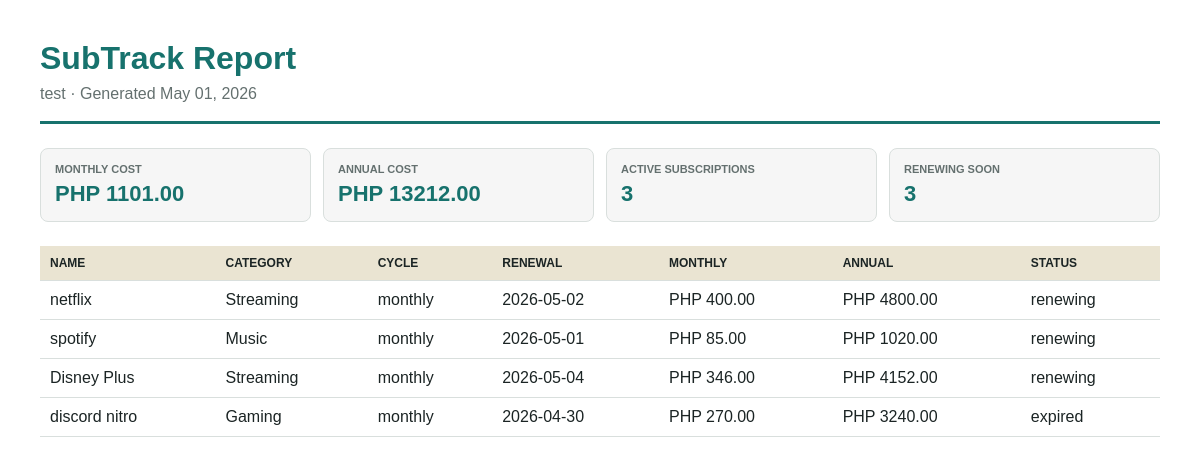
/reports/print (signed in), run on the app's committed database.
### tables this page shows
CREATE TABLE users (
            id TEXT PRIMARY KEY,
            name TEXT NOT NULL,
            email TEXT UNIQUE NOT NULL,
            passwordHash TEXT NOT NULL,
            currency TEXT DEFAULT 'PHP',
            remindSevenDays INTEGER DEFAULT 1,
            remindOneDay INTEGER DEFAULT 1,
            createdAt TEXT NOT NULL
        );

CREATE TABLE subscriptions (
            id TEXT PRIMARY KEY,
            userId TEXT NOT NULL,
            name TEXT NOT NULL,
            cost REAL NOT NULL,
            cycle TEXT NOT NULL,
            categoryId TEXT NOT NULL,
            renewalDate TEXT NOT NULL,
            notes TEXT,
            createdAt TEXT NOT NULL,
            FOREIGN KEY (userId) REFERENCES users(id) ON DELETE CASCADE
        );

### app.py (the view)
@app.get("/reports/print")
@require_login
def print_report():
    data = read_db()
    user = next(u for u in data["users"] if u["id"] == session["user_id"])
    dashboard_data = build_dashboard(data, user)
    subs = [serialize_subscription(s, data) for s in owned_subscriptions(data, user["id"])]
    currency = user.get("settings", default_settings()).get("currency", "PHP")
    return render_template(
        "report.html",
        user=user,
        subscriptions=subs,
        summary=dashboard_data,
        symbol=CURRENCY_SYMBOLS.get(currency, f"{currency} "),
        generated_at=datetime.now().strftime("%B %d, %Y"),
    )

### app.py (called while the page is built, shortened)
def today() -> date:
    return date.today()

def get_db_connection() -> sqlite3.Connection:
    conn = sqlite3.connect(str(DB_PATH))
    conn.row_factory = sqlite3.Row
    return conn

def migrate_from_json() -> None:
    if not LEGACY_JSON_PATH.exists():
        return

def ensure_files() -> None:
    DATA_DIR.mkdir(exist_ok=True)
    init_db()
    migrate_from_json()

def current_user() -> dict | None:
    user_id = session.get("user_id")
    if not user_id:
        return None
    return next((u for u in read_db()["users"] if u["id"] == user_id), None)

def default_settings() -> dict:
    return {
        "currency": "PHP",
        "remindSevenDays": True,
        "remindOneDay": True,
    }

def require_login(handler):
    @wraps(handler)
    def wrapper(*args, **kwargs):
        if not current_user():
            return jsonify({"error": "Please sign in first."}), 401
        return handler(*args, **kwargs)
    return wrapper

def owned_subscriptions(data: dict, user_id: str) -> list[dict]:
    return [s for s in data["subscriptions"] if s.get("userId") == user_id]

def parse_date(value: str) -> date | None:
    try:
        return datetime.strptime(value, "%Y-%m-%d").date()
    except (TypeError, ValueError):
        return None

def to_monthly(cost: float, cycle: str) -> float:
    if cycle == "weekly":
        return cost * 52 / 12
    if cycle == "yearly":
        return cost / 12
    return cost

def to_annual(cost: float, cycle: str) -> float:
    if cycle == "weekly":
        return cost * 52
    if cycle == "yearly":
        return cost
    return cost * 12

def days_until(renewal: str) -> int:
    parsed = parse_date(renewal)
    if not parsed:
        return 9999
    return (parsed - today()).days

def status_for(renewal: str) -> str:
    days = days_until(renewal)
    if days < 0:
        return "expired"
    if days <= 7:
        return "renewing"
    return "active"

def visible_categories(data: dict, user_id: str) -> list[dict]:
    custom = [
        category
        for category in data["categories"]
        if category.get("userId") == user_id and not is_default_category(category["id"])
    ]
    return DEFAULT_CATEGORIES + custom

def category_name(data: dict, category_id: str, user_id: str) -> str:
    category = next((c for c in visible_categories(data, user_id) if c["id"] == category_id), None)
    return category["name"] if category else "Other"

### templates/report.html (shortened to what this page needs)
<!doctype html>
<html lang="en">
<head>
  <link rel="stylesheet" href="{{ url_for('static', filename='css/report.css') }}">
</head>
<body>
  <header>
    <h1>SubTrack Report</h1>
    <p>{{ user.name }} · Generated {{ generated_at }}</p>
  </header>
  <section class="summary">
    <div><span>Monthly Cost</span><strong>{{ symbol }}{{ "%.2f"|format(summary.monthlyTotal) }}</strong></div>
    <div><span>Annual Cost</span><strong>{{ symbol }}{{ "%.2f"|format(summary.annualTotal) }}</strong></div>
    <div><span>Active Subscriptions</span><strong>{{ summary.activeCount }}</strong></div>
    <div><span>Renewing Soon</span><strong>{{ summary.renewingSoonCount }}</strong></div>
  </section>
  <table>
    <thead>
      <tr><th>Name</th><th>Category</th><th>Cycle</th><th>Renewal</th><th>Monthly</th><th>Annual</th><th>Status</th></tr>
    </thead>
    <tbody>
      {% for sub in subscriptions %}
      <tr>
        <td>{{ sub.name }}</td>
        <td>{{ sub.categoryName }}</td>
        <td>{{ sub.cycle }}</td>
        <td>{{ sub.renewalDate }}</td>
        <td>{{ symbol }}{{ "%.2f"|format(sub.monthlyCost) }}</td>
        <td>{{ symbol }}{{ "%.2f"|format(sub.annualCost) }}</td>
        <td>{{ sub.status }}</td>
      </tr>
      {% endfor %}
    </tbody>
  </table>
</body>
</html>

### static/css/report.css (style rules this page uses)
:root { --main: #17726d; --secondary: #eae4d2; --tertiary: #f6f6f6; --bg: #ffffff; --ink: #1b2424; --muted: #64706f; --line: #d9dfdd; }
body { margin: 0; background: var(--bg); color: var(--ink); font-family: Arial, Helvetica, sans-serif; padding: 40px; }
header { border-bottom: 3px solid var(--main); padding-bottom: 18px; margin-bottom: 24px; }
h1 { margin: 0 0 8px; color: var(--main); }
p { color: var(--muted); margin: 0; }
.summary { display: grid; grid-template-columns: repeat(4, 1fr); gap: 12px; margin-bottom: 24px; }
.summary div { background: var(--tertiary); border: 1px solid var(--line); border-radius: 8px; padding: 14px; }
span { display: block; color: var(--muted); font-size: 11px; text-transform: uppercase; font-weight: 700; }
strong { color: var(--main); display: block; font-size: 22px; margin-top: 6px; }
table { border-collapse: collapse; width: 100%; }
th, td { padding: 10px; text-align: left; border-bottom: 1px solid var(--line); }
th { background: var(--secondary); color: var(--ink); font-size: 12px; text-transform: uppercase; }

### data on the page
users: name "test"
subscriptions: renewalDate "May 01, 2026", name "spotify", categoryName "Music", cycle "monthly", renewalDate "2026-05-01", symbol "PHP", monthlyCost "85.00", annualCost "1020.00", status "renewing"
subscriptions: name "netflix", categoryName "Streaming", cycle "monthly", renewalDate "2026-05-02", symbol "PHP", monthlyCost "400.00", annualCost "4800.00", status "renewing"
subscriptions: name "Disney Plus", categoryName "Streaming", cycle "monthly", renewalDate "2026-05-04", symbol "PHP", monthlyCost "346.00", annualCost "4152.00", status "renewing"
subscriptions: name "discord nitro", categoryName "Gaming", cycle "monthly", renewalDate "2026-04-30", symbol "PHP", monthlyCost "270.00", annualCost "3240.00", status "expired"

### other printed values
{{ symbol }} "PHP"
{{ "%.2f"|format(summary.monthlyTotal) }} "1101.00"
{{ "%.2f"|format(summary.annualTotal) }} "13212.00"
{{ summary.activeCount }} "3"
{{ summary.renewingSoonCount }} "3"
